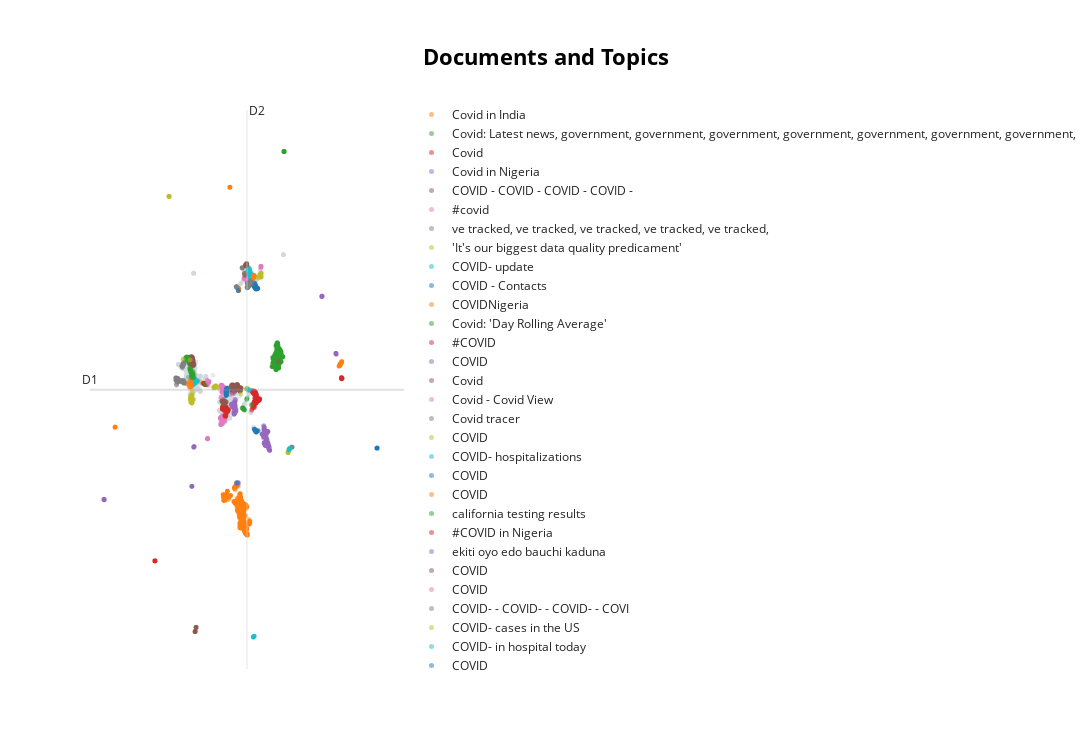

Here is the notebook cell this chart was saved with:
### Code cell
# visualize documents
reduced_embeddings = UMAP(n_neighbors=10, n_components=2, min_dist=0.0, metric='cosine').fit_transform(embeddings_real)

# Visualize the documents in 2-dimensional space and show the titles on hover instead of the abstracts
# NOTE: You can hide the hover with `hide_document_hover=True` which is especially helpful if you have a large dataset
topic_model_real.visualize_documents([tweet for tweet in processed_tweets[processed_tweets['label'] == 'real']['tweet_nolinks']], reduced_embeddings=reduced_embeddings, custom_labels=True, hide_annotations=True, hide_document_hover=True)
